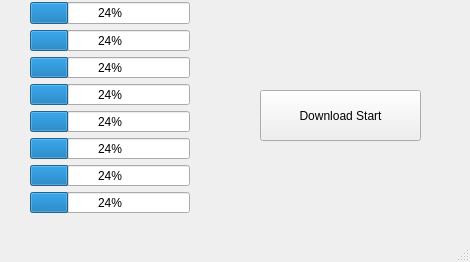
<?xml version="1.0" encoding="UTF-8"?>
<ui version="4.0">
 <class>MainWindow</class>
 <widget class="QMainWindow" name="MainWindow">
  <property name="geometry">
   <rect>
    <x>0</x>
    <y>0</y>
    <width>470</width>
    <height>262</height>
   </rect>
  </property>
  <property name="windowTitle">
   <string>MainWindow</string>
  </property>
  <widget class="QWidget" name="centralwidget">
   <widget class="QPushButton" name="dw_Btn">
    <property name="geometry">
     <rect>
      <x>260</x>
      <y>90</y>
      <width>161</width>
      <height>51</height>
     </rect>
    </property>
    <property name="text">
     <string>Download Start</string>
    </property>
   </widget>
   <widget class="QWidget" name="verticalLayoutWidget">
    <property name="geometry">
     <rect>
      <x>30</x>
      <y>2</y>
      <width>160</width>
      <height>211</height>
     </rect>
    </property>
    <layout class="QVBoxLayout" name="lay">
     <item>
      <widget class="QProgressBar" name="progressBar_3">
       <property name="value">
        <number>24</number>
       </property>
      </widget>
     </item>
     <item>
      <widget class="QProgressBar" name="progressBar_7">
       <property name="value">
        <number>24</number>
       </property>
      </widget>
     </item>
     <item>
      <widget class="QProgressBar" name="progressBar_8">
       <property name="value">
        <number>24</number>
       </property>
      </widget>
     </item>
     <item>
      <widget class="QProgressBar" name="progressBar_6">
       <property name="value">
        <number>24</number>
       </property>
      </widget>
     </item>
     <item>
      <widget class="QProgressBar" name="progressBar_4">
       <property name="value">
        <number>24</number>
       </property>
      </widget>
     </item>
     <item>
      <widget class="QProgressBar" name="progressBar_5">
       <property name="value">
        <number>24</number>
       </property>
      </widget>
     </item>
     <item>
      <widget class="QProgressBar" name="progressBar_2">
       <property name="value">
        <number>24</number>
       </property>
      </widget>
     </item>
     <item>
      <widget class="QProgressBar" name="progressBar">
       <property name="value">
        <number>24</number>
       </property>
      </widget>
     </item>
    </layout>
   </widget>
  </widget>
  <widget class="QMenuBar" name="menubar">
   <property name="geometry">
    <rect>
     <x>0</x>
     <y>0</y>
     <width>470</width>
     <height>18</height>
    </rect>
   </property>
  </widget>
  <widget class="QStatusBar" name="statusbar"/>
 </widget>
 <resources/>
 <connections>
  <connection>
   <sender>dw_Btn</sender>
   <signal>clicked()</signal>
   <receiver>MainWindow</receiver>
   <slot>go()</slot>
   <hints>
    <hint type="sourcelabel">
     <x>317</x>
     <y>120</y>
    </hint>
    <hint type="destinationlabel">
     <x>360</x>
     <y>145</y>
    </hint>
   </hints>
  </connection>
 </connections>
 <slots>
  <slot>go()</slot>
 </slots>
</ui>
